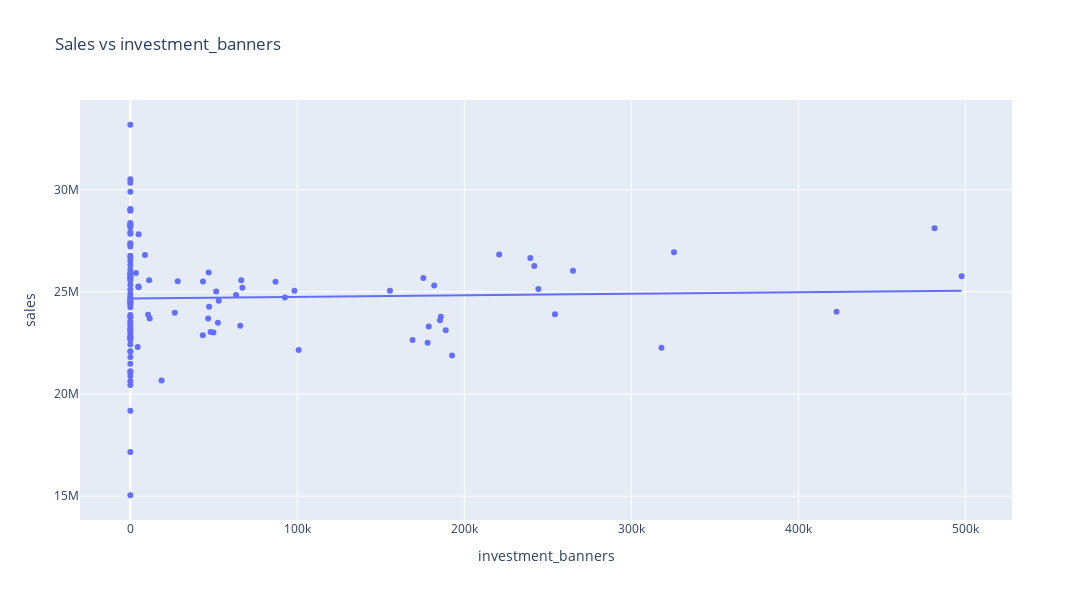

Notebook code cell kept with this figure:
### Code cell
fig = px.scatter(df_week, 
                 x='investment_banners', 
                 y='sales', 
                 trendline="ols",
                 height=600, 
                 width=1200,
                 title='Sales vs investment_banners'
                 )
fig.show()
